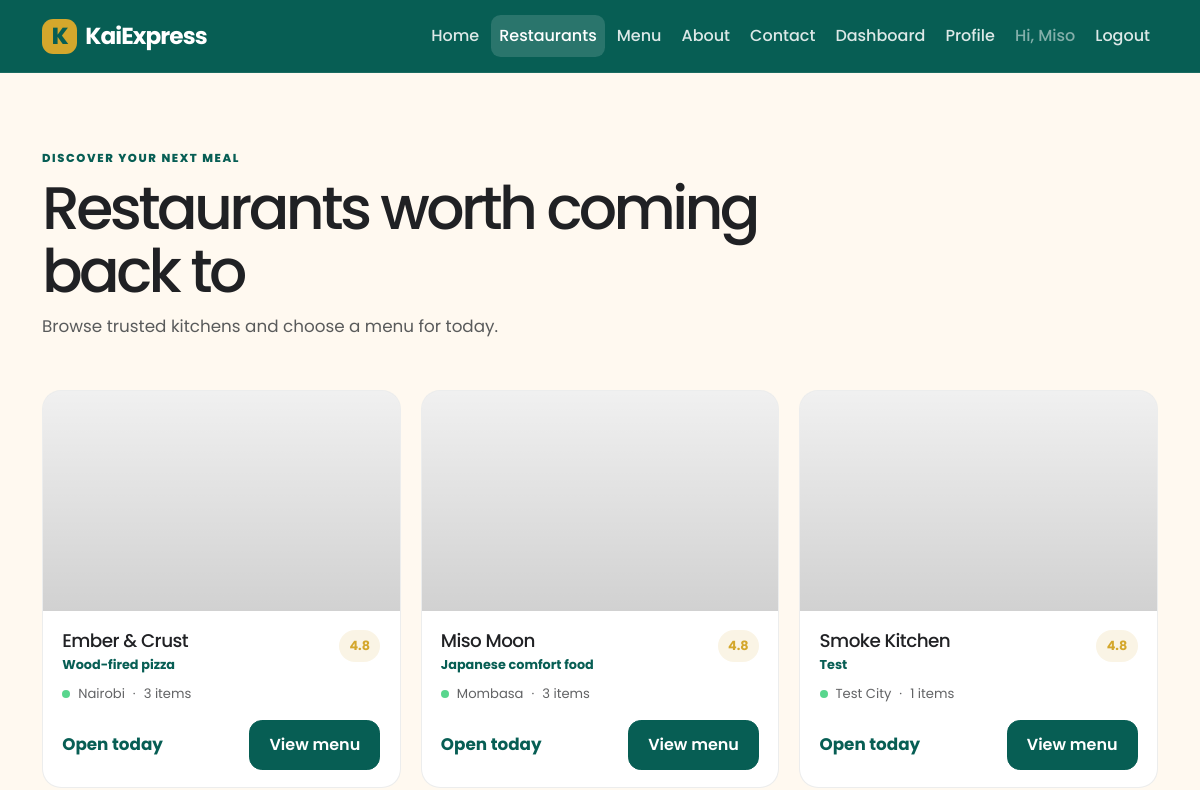
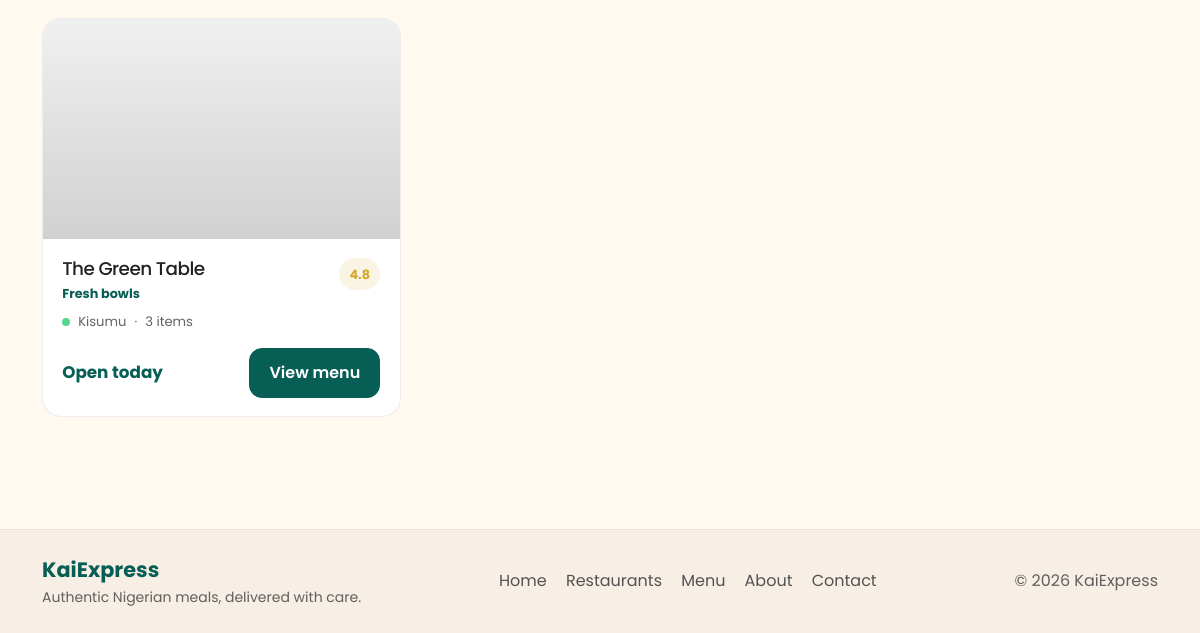
The app's page /restaurants (signed in), older data (2 pictures, top to bottom).
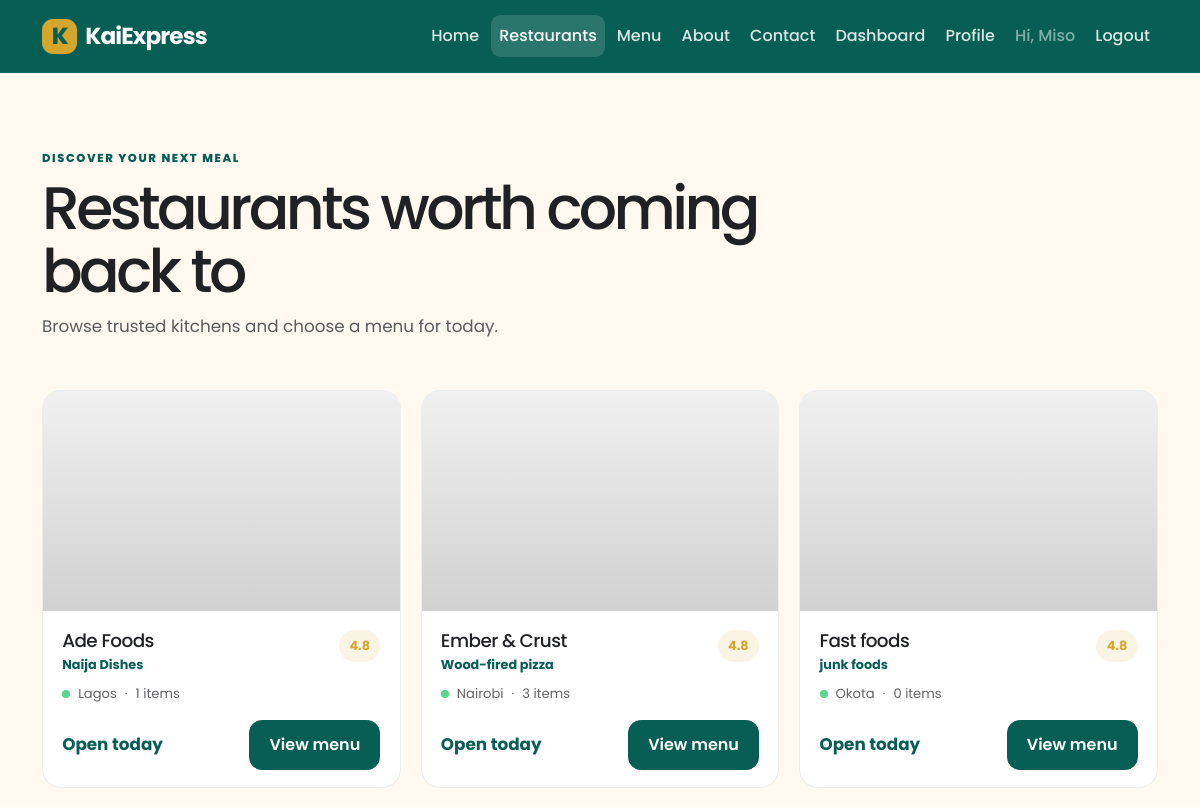
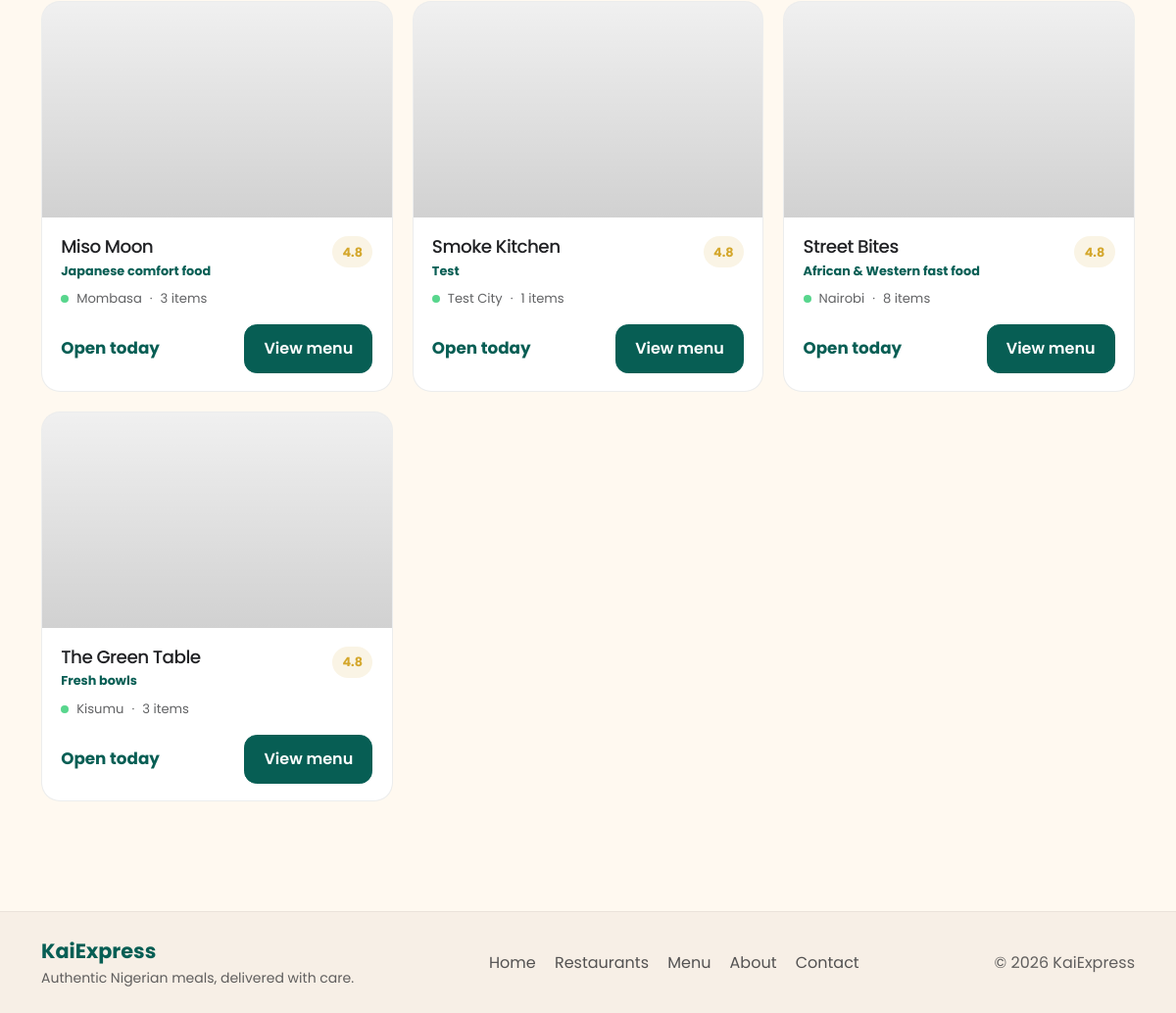
The same page, newer data (2 pictures, top to bottom).
### packages/models.py (models this page shows, shortened)
class User(db.Model, UserMixin):
    __tablename__ = "users"
    id = db.Column(db.Integer, primary_key=True)
    name = db.Column(db.String(100), nullable=False)
    email = db.Column(db.String(120), unique=True, nullable=False)
    password_hash = db.Column(db.String(255), nullable=False)
    is_restaurant = db.Column(db.Boolean, default=False)
    cuisine = db.Column(db.String(80))
    city = db.Column(db.String(80))
    menu_items = db.relationship(
        "MenuItem",
        backref="restaurant",
        lazy=True
    )
    customer_orders = db.relationship(
        "Order",
        foreign_keys="Order.customer_id",
        backref="customer",
        lazy=True
    )
    restaurant_orders = db.relationship(
        "Order",
        foreign_keys="Order.restaurant_id",
        backref="restaurant",
        lazy=True
    )

### packages/user_routes.py (the view)
    @app.route("/restaurants")
    @login_required
    def restaurants_page():
        restaurants = User.query.filter_by(is_restaurant=True).order_by(User.name.asc()).all()
        return render_template("user/restaurants.html", restaurants=restaurants)

### packages/templates/user/restaurants.html (shortened to what this page needs)
{% extends "base.html" %}
{% block content %}
<section class="page-heading page-heading-wide mb-5">
  <span class="eyebrow text-primary">DISCOVER YOUR NEXT MEAL</span>
  <h1 class="mt-2 mb-2">Restaurants worth coming back to</h1>
  <p class="text-body-secondary">Browse trusted kitchens and choose a menu for today.</p>
</section>
<div class="restaurant-grid">
  {% for restaurant in restaurants %}
  <article class="restaurant-card">
    <div class="restaurant-image" style="background-image: url('{{ ['https://images.unsplash.com/photo-1544025162-d76694265947?auto=format&fit=crop&w=1000&q=80', 'https://images.unsplash.com/photo-1517248135467-4c7edcad34c4?auto=format&fit=crop&w=1000&q=80', 'https://images.unsplash.com/photo-1559847844-5315695dadae?auto=format&fit=crop&w=1000&q=80'][loop.index0 % 3] }}');"></div>
    <div class="restaurant-card-content">
      <div class="card-topline">
        <div>
          <h2 class="restaurant-name">{{ restaurant.name }}</h2>
          <p class="restaurant-cuisine">{{ restaurant.cuisine }}</p>
        </div>
        <span class="rating">4.8</span>
      </div>
      <div class="card-meta"><span class="status-dot"></span><span>{{ restaurant.city }}</span><span>&middot;</span><span>{{ restaurant.menu_items|length }} items</span></div>
      <div class="card-action"><span class="price-tag">Open today</span><a href="{{ url_for('restaurant_page', restaurant_id=restaurant.id) }}" class="btn btn-dark">View menu</a></div>
    </div>
  </article>
  {% else %}
  <div class="empty-state"><h2>No restaurants yet</h2><p class="text-body-secondary mb-0">New kitchens will appear here soon.</p></div>
  {% endfor %}
</div>
{% endblock %}

### packages/templates/base.html (shortened to what this page needs)
<!doctype html>
<html lang="en">
  <head>
    <link href="https://cdn.jsdelivr.net/npm/bootstrap@5.3.3/dist/css/bootstrap.min.css" rel="stylesheet">
    <link href="{{ url_for('static', filename='app.css') }}" rel="stylesheet">
  </head>
  <body>
    <nav class="navbar navbar-expand-lg navbar-dark" aria-label="Main navigation">
      <div class="container">
        <a class="navbar-brand fw-bold d-flex align-items-center gap-2" href="{{ url_for('home') }}">
          <span class="brand-mark">K</span>
          <span>KaiExpress</span>
        </a>
        <div class="collapse navbar-collapse" id="navMenu">
          <ul class="navbar-nav ms-auto mb-2 mb-lg-0 align-items-lg-center gap-lg-1">
            <li class="nav-item"><a class="nav-link {% if request.endpoint == 'home' %}active{% endif %}" href="{{ url_for('home') }}">Home</a></li>
            <li class="nav-item"><a class="nav-link {% if request.endpoint == 'restaurants_page' %}active{% endif %}" href="{{ url_for('restaurants_page') }}">Restaurants</a></li>
            <li class="nav-item"><a class="nav-link {% if request.endpoint == 'menu_page' %}active{% endif %}" href="{{ url_for('menu_page') }}">Menu</a></li>
            <li class="nav-item"><a class="nav-link {% if request.endpoint == 'about_page' %}active{% endif %}" href="{{ url_for('about_page') }}">About</a></li>
            <li class="nav-item"><a class="nav-link {% if request.endpoint == 'contact_page' %}active{% endif %}" href="{{ url_for('contact_page') }}">Contact</a></li>
            {% if session.get('platform_admin_authenticated') %}
              <li class="nav-item"><a class="nav-link {% if request.endpoint == 'platform_admin_dashboard' %}active{% endif %}" href="{{ url_for('platform_admin_dashboard') }}">Admin dashboard</a></li>
              <li class="nav-item"><a class="nav-link" href="{{ url_for('platform_admin_logout') }}">Log out</a></li>
            {% elif current_user.is_authenticated %}
              {% if current_user.is_restaurant %}
                <li class="nav-item"><a class="nav-link" href="{{ url_for('restaurant_dashboard') }}">Dashboard</a></li>
                <li class="nav-item"><a class="nav-link" href="{{ url_for('restaurant_profile') }}">Profile</a></li>
              {% else %}
                <li class="nav-item"><a class="nav-link" href="{{ url_for('orders') }}">My Orders</a></li>
              {% endif %}
              <li class="nav-item"><span class="nav-link text-white-50">Hi, {{ current_user.name.split(' ')[0] }}</span></li>
              <li class="nav-item"><a class="nav-link" href="{{ url_for('restaurant_logout' if current_user.is_restaurant else 'logout') }}">Logout</a></li>
            {% endif %}
          </ul>
        </div>
      </div>
    </nav>
    <main id="main-content" class="container my-5">
      {% block content %}{% endblock %}
    </main>
    <footer class="site-footer" id="contact">
      <div class="container d-flex flex-wrap justify-content-between gap-3 align-items-center">
        <div>
          <div class="footer-brand">KaiExpress</div>
          <small>Authentic Nigerian meals, delivered with care.</small>
        </div>
        <div class="footer-links">
          <a href="{{ url_for('home') }}">Home</a>
          <a href="{{ url_for('restaurants_page') }}">Restaurants</a>
          <a href="{{ url_for('menu_page') }}">Menu</a>
          <a href="{{ url_for('about_page') }}">About</a>
          <a href="{{ url_for('contact_page') }}">Contact</a>
        </div>
        <div class="footer-copy">&copy; 2026 KaiExpress</div>
      </div>
    </footer>
  </body>
</html>

### packages/static/app.css (style rules this page uses)
:root { --kai-emerald: #075E54; --kai-gold: #D4A72C; --kai-cream: #FFF9F0; --kai-charcoal: #202124; --kai-white: #FFFFFF; --kai-terracotta: #C85C3B; --kai-sand: #F4EAE0; --kai-line: rgba(20, 25, 30, 0.08); --kai-shadow: rgba(15, 23, 42, 0.08); --bs-primary: var(--kai-emerald); --bs-primary-rgb: 7, 94, 84; }
html, body { min-height: 100%; }
body { display: flex; flex-direction: column; background: var(--kai-cream); color: var(--kai-charcoal); font-family: 'Poppins', sans-serif; }
main { flex: 1 0 auto; }
h1, h2, h3, h4, h5, h6 { color: var(--kai-charcoal); letter-spacing: -0.03em; }
p { margin-bottom: 0; }
.btn { border-radius: 0.8rem; font-weight: 600; padding: 0.75rem 1.2rem; }
.navbar { background: var(--kai-emerald); border-bottom: 1px solid rgba(255,255,255,0.08); padding: 0.85rem 0; }
.navbar .nav-link { border-radius: 0.6rem; color: rgba(255,255,255,0.86); font-weight: 500; padding: 0.55rem 0.75rem; }
.navbar .nav-link.active { color: white; background: rgba(255,255,255,0.14); }
.navbar-brand { letter-spacing: -0.04em; font-size: 1.45rem; }
.location-dot, .status-dot { width: .5rem; height: .5rem; display: inline-block; border-radius: 50%; background: #58d68d; }
.brand-mark { display: grid; width: 2.2rem; height: 2.2rem; place-items: center; border-radius: 0.7rem; color: var(--kai-emerald); background: var(--kai-gold); font-weight: 800; }
.eyebrow { display: inline-block; font-size: 0.72rem; font-weight: 800; letter-spacing: 0.14em; text-transform: uppercase; color: var(--kai-emerald); }
.food-grid, .restaurant-grid { display: grid; grid-template-columns: repeat(12, minmax(0, 1fr)); gap: 1.25rem; }
.restaurant-card { grid-column: span 4; overflow: hidden; background: white; border: 1px solid var(--kai-line); border-radius: 1.2rem; transition: transform .2s ease, box-shadow .2s ease; }
.restaurant-image { height: 220px; background-size: cover; background-position: center; position: relative; }
.restaurant-image::after { content: ""; position: absolute; inset: 0; background: linear-gradient(180deg, rgba(0,0,0,0.06), rgba(0,0,0,0.18)); }
.restaurant-card-content { padding: 1.2rem 1.2rem 1.1rem; }
.card-topline { display: flex; justify-content: space-between; align-items: start; gap: 0.8rem; margin-bottom: 0.6rem; }
.restaurant-name { font-size: 1.15rem; margin-bottom: 0.2rem; }
.restaurant-cuisine { color: var(--kai-emerald); font-size: 0.8rem; font-weight: 700; }
.rating { display: inline-flex; align-items: center; justify-content: center; min-width: 2.6rem; height: 2rem; border-radius: 999px; background: rgba(212, 167, 44, 0.12); color: var(--kai-gold); font-size: 0.8rem; font-weight: 700; }
.card-meta { display: flex; align-items: center; gap: 0.5rem; color: rgba(32, 33, 36, 0.7); font-size: 0.82rem; margin-bottom: 1rem; }
.card-action { display: flex; justify-content: space-between; align-items: center; gap: 1rem; margin-top: 0.5rem; }
.price-tag { font-size: 1.05rem; font-weight: 700; color: var(--kai-emerald); }
.btn-dark { background: var(--kai-emerald); border-color: var(--kai-emerald); }
.site-footer { background: #f7efe6; border-top: 1px solid rgba(20,25,30,0.06); padding: 1.5rem 0; margin-top: 4rem; }
.footer-brand { font-size: 1.3rem; font-weight: 700; color: var(--kai-emerald); }
.footer-links { display: flex; gap: 1.2rem; flex-wrap: wrap; }
.footer-links a { color: rgba(32,33,36,0.76); text-decoration: none; }
.footer-copy, .site-footer small { color: rgba(32,33,36,0.7); }
.page-heading-wide { max-width: 48rem; }
.page-heading h1, .editorial-heading h1 { font-size: clamp(2.2rem, 5vw, 4.5rem); letter-spacing: -0.06em; line-height: 1.05; }
.page-heading p, .editorial-heading p { font-size: 1.05rem; line-height: 1.8; max-width: 42rem; }

Row changes from the older to the newer data that the page shows:
added User: name "Ade Foods", cuisine "Naija Dishes", city "Lagos", menu_items|length "1"
added User: name "Fast foods", cuisine "junk foods", city "Okota", menu_items|length "0"
added User: name "Street Bites", cuisine "African & Western fast food", city "Nairobi", menu_items|length "8"
